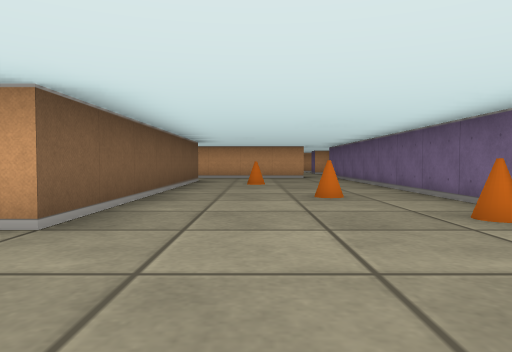
view 1 (above)

17 first-person views from a walk through a cub3D maze. The camera is about half as high as the walls, tilts 2° down and sees 70° across. The floor is counted in squares. Each view is taken from the middle of a square. On the plan, view 1 faces up. The plan holds only what a view shows up to about 9 squares ahead; the rest is blank.

view 2
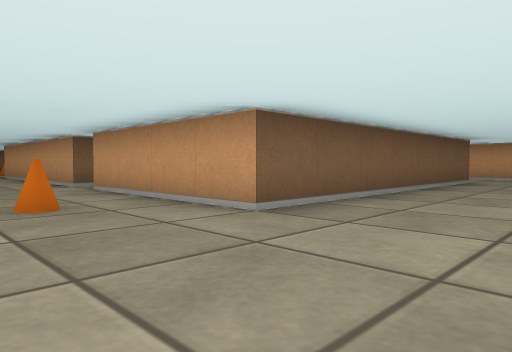

view 3
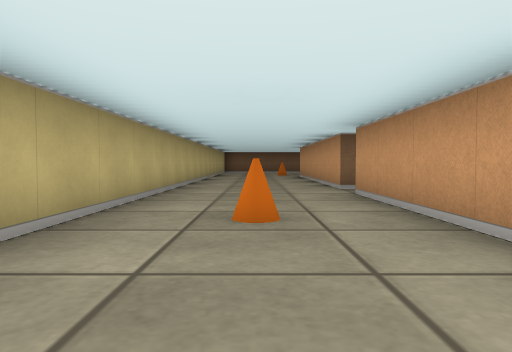

view 4
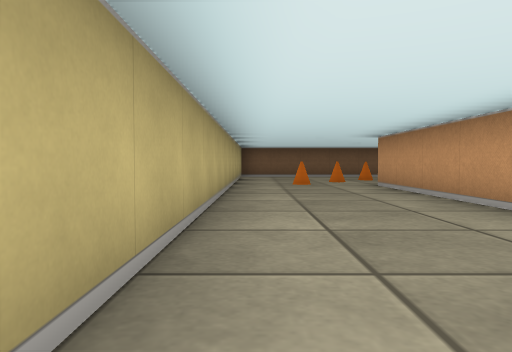

view 5
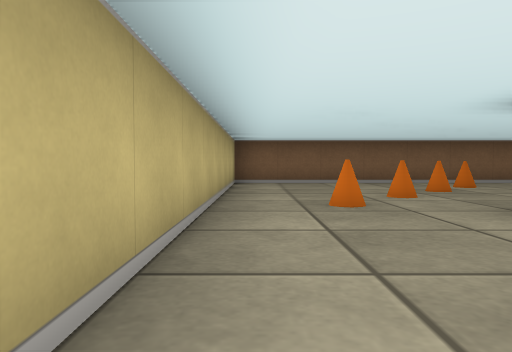

view 6
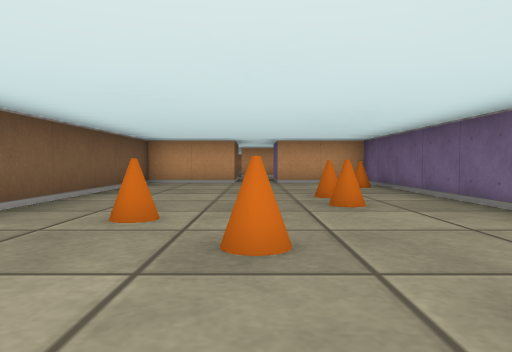

view 7
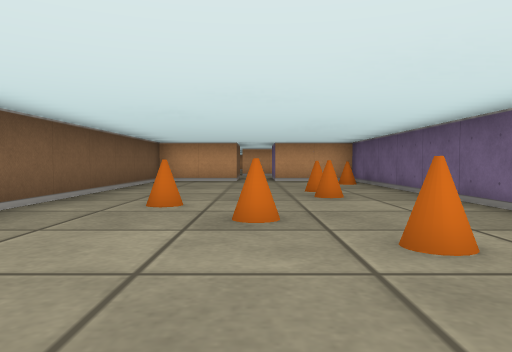

view 8
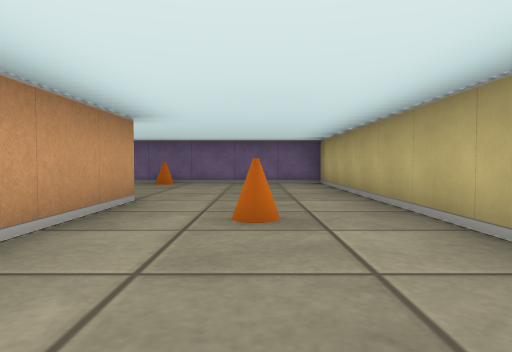

view 9
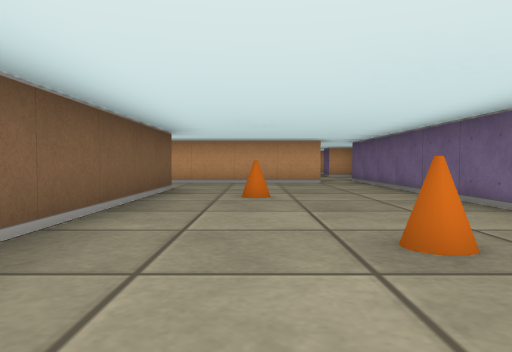

view 10
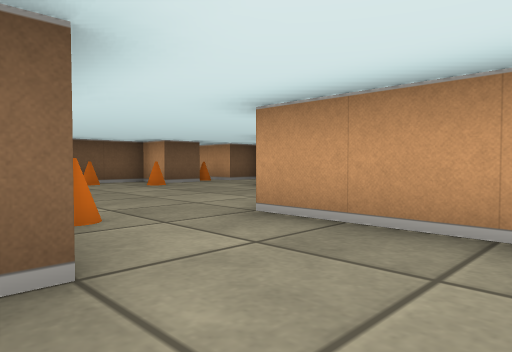

view 11
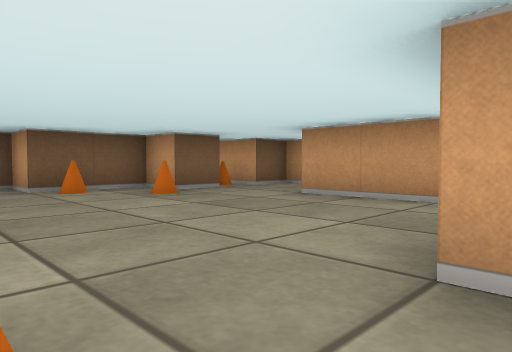

view 12
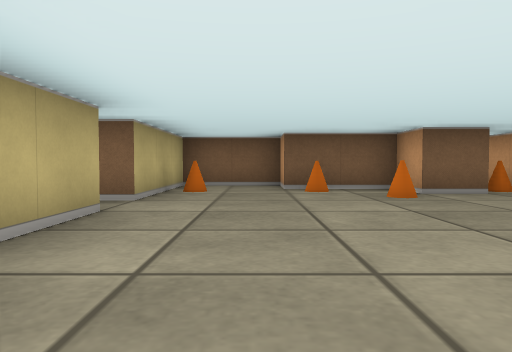

view 13
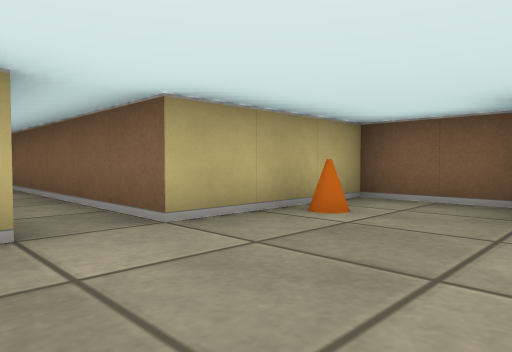

view 14
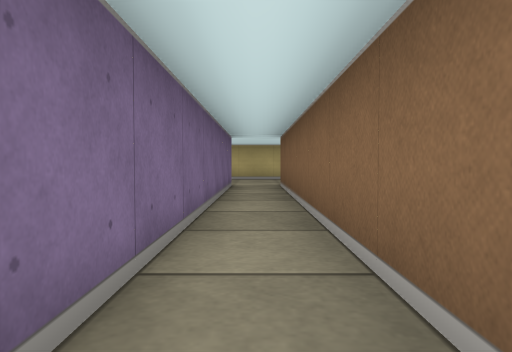

view 15
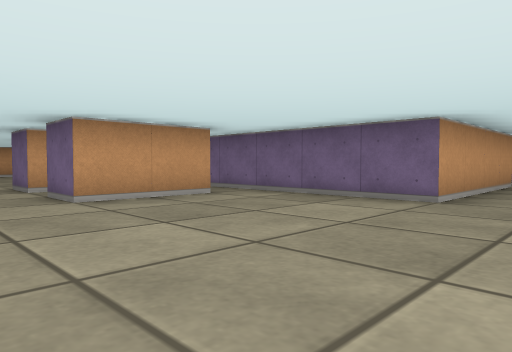

view 16
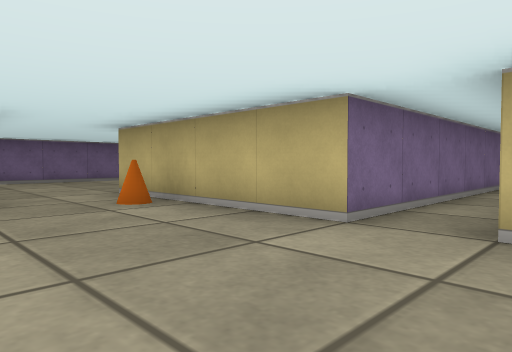

view 17
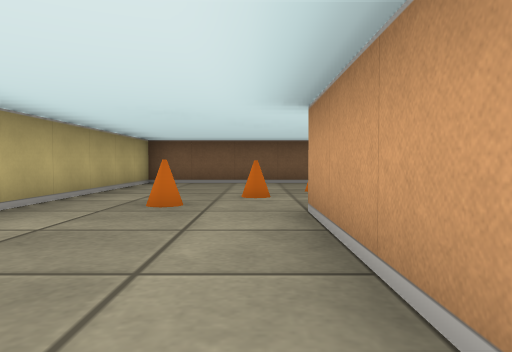

### Floor plan
Points are (right, up) in squares from view 1. A wall is a line through its corners. A room is listed if a view was taken in it or the views show most of it. See-through windows are left out.
Room 1 (views 1, 2, 3, 4, 5, 6, 7, 8, 9, 10, 17)
walls: (-6.5, 2.5) (-12.5, 2.5); (-12.5, 3.5) (-12.5, 9.5) (-14.5, 9.5); (-1.5, 9.5) (-1.5, 2.5) (-5.5, 2.5); (-15.4, 9.5) (-17.5, 9.5) (-17.5, -0.5) (2.5, -0.5) (2.5, 12); (1.6, 11.5) (-1.5, 11.5)
ways out: opening at (-6, 3) to room 2; opening at (-2, 10.5) to room 2; opening at (-15, 10.5); opening at (2, 12)
objects: cone (-16, 4); cone (-15, 3); cone (-14, 2); cone (-14, 5); cone (-14, 6); cone (-13, 1); cone (-13, 8); cone (-3, 1); cone (0, 8); cone (1, 5); cone (2, 3)
Room 2 (views 11, 12, 13, 14, 15, 16)
walls: (-7.5, 14.5) (-7.5, 13.5) (-8.5, 13.5) (-8.5, 11.5) (-9.5, 11.5) (-9.5, 9.5) (-6.5, 9.5) (-6.5, 2.5); (-3.4, 14.5) (-5.5, 14.5) (-5.5, 15.5); (-1.5, 11.5) (-2.5, 11.5) (-2.5, 14.4); (-7, 16.5) (-7.5, 16.5) (-7.5, 15.5) (-9.1, 15.5); (-5.5, 2.5) (-5.5, 9.5) (-1.5, 9.5)
ways out: opening at (-6, 3) to room 1; opening at (-2, 10.5) to room 1; opening at (-6, 17); opening at (-3, 15)
objects: cone (-8, 10); cone (-8, 12); cone (-8, 15); cone (-7, 13); cone (-3, 10)

Where each view was taken, in squares from view 1:
view 1: 0 up, 0 right, facing up
view 2: 0 up, 1 right, facing up-left
view 3: 1 up, 0 right, facing left
view 4: 0 up, 5 left, facing left
view 5: 0 up, 9 left, facing left
view 6: 1 up, 15 left, facing up
view 7: 0 up, 15 left, facing up
view 8: 1 up, 6 left, facing right
view 9: 3 up, 0 right, facing up
view 10: 9 up, 0 right, facing up-left
view 11: 10 up, 2 left, facing up-left
view 12: 11 up, 2 left, facing left
view 13: 12 up, 5 left, facing down-left
view 14: 10 up, 6 left, facing down
view 15: 10 up, 7 left, facing up-right
view 16: 12 up, 7 left, facing down-right
view 17: 2 up, 9 left, facing left
